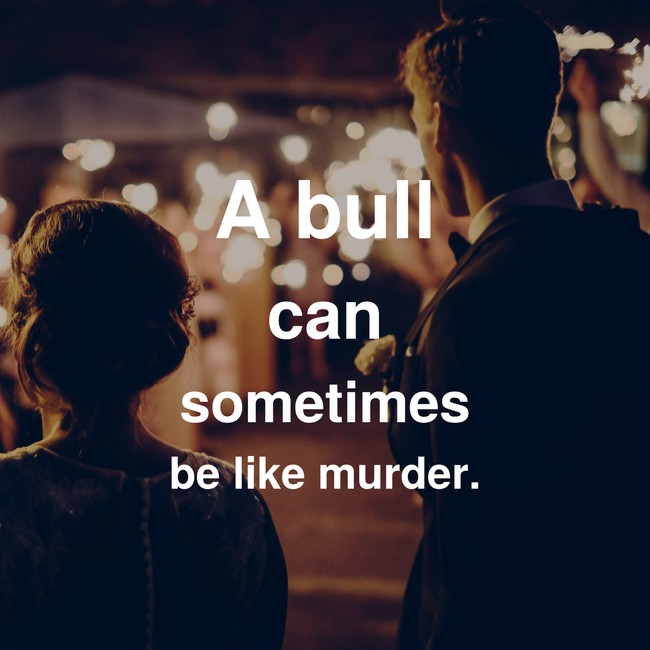
#> input picture training_images/aXm3880xjU.jpg, 650 x 650 px; its folder holds only this picture in this run
$ python text_recognition.py   (older library calls are emulated)
#> lines starting #> are read from the running program, lines starting #| are printed output that depends on the picture
import os # seems a little risky importing all os methods
from skimage import io # For input/output processing
import matplotlib.pyplot as plt

images = os.listdir("../training_images")
# os.fspath(images[0])

singleImageFilePath = "../training_images/"+images[0]


singleImageNumericDataArray = io.imread(singleImageFilePath, as_grey=True)
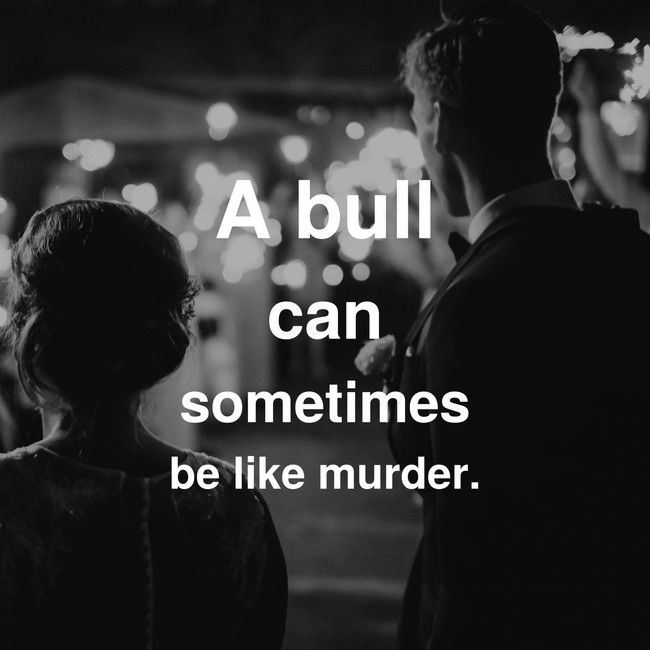
#> singleImageNumericDataArray: shape (650, 650) float64; min 0.00198, max 1, mean 0.186

plt.figure(figsize=(4,4))
plt.imshow(singleImageNumericDataArray, cmap='gray', interpolation='nearest')
plt.tight_layout()
plt.show()

$ run again, on training_images/aXm9694xjU.jpg
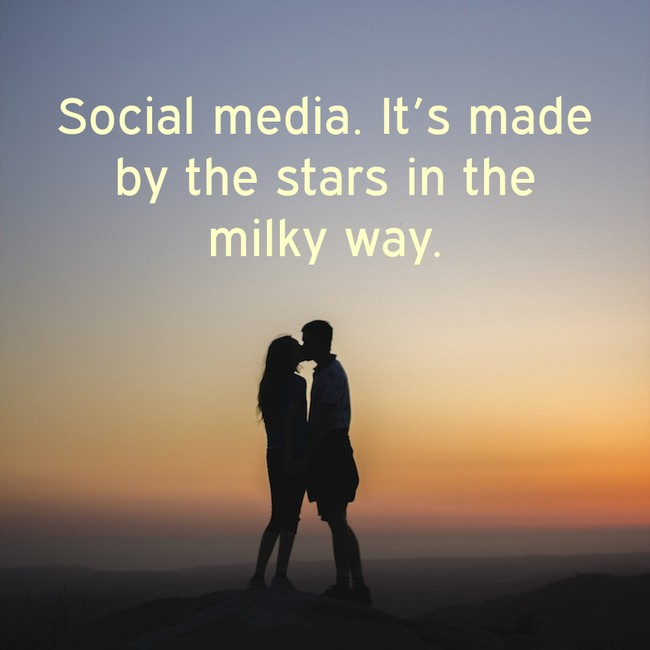
#> input picture training_images/aXm9694xjU.jpg, 650 x 650 px
#> `singleImageNumericDataArray = io.imread(singleImageFilePath, as_grey=T..`:
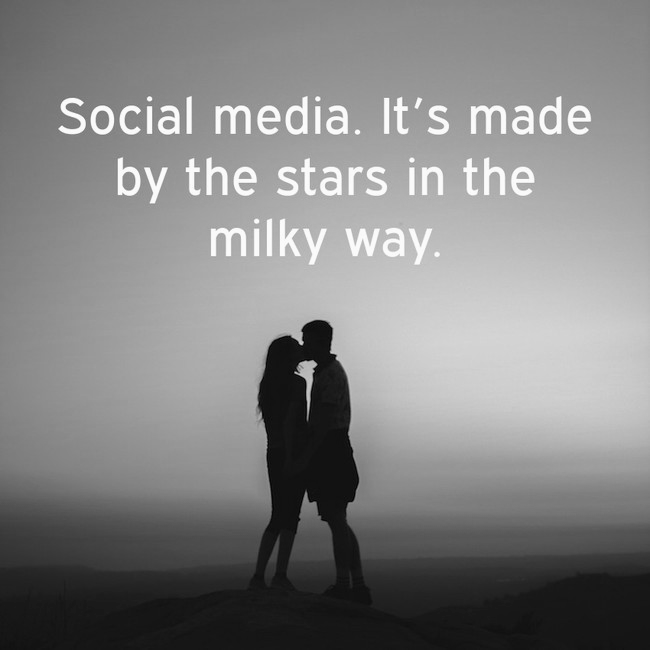
#> singleImageNumericDataArray: shape (650, 650) float64; min 0.0025, max 0.995, mean 0.52

$ run again, on training_images/aXm9808xjU.jpg
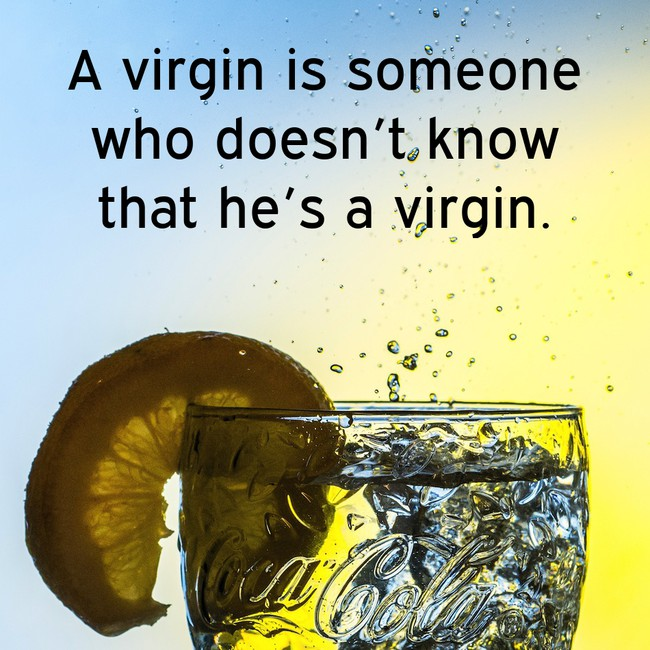
#> input picture training_images/aXm9808xjU.jpg, 650 x 650 px
#> `singleImageNumericDataArray = io.imread(singleImageFilePath, as_grey=T..`:
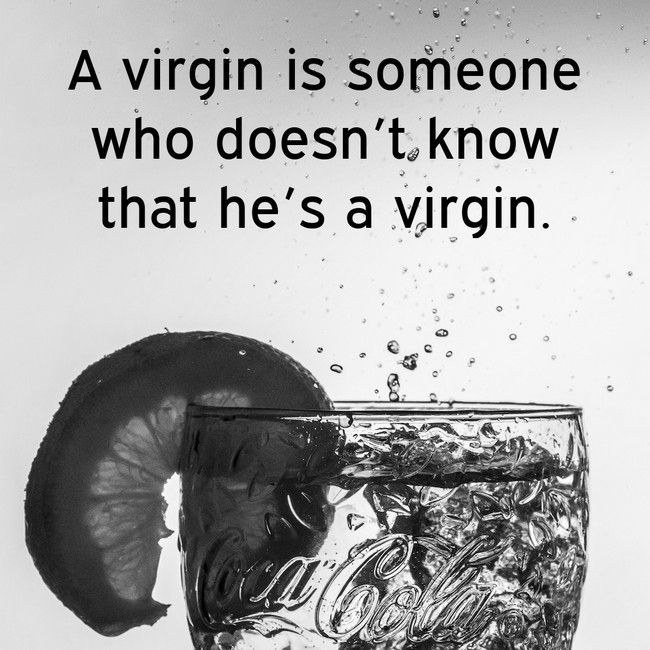
#> singleImageNumericDataArray: shape (650, 650) float64; min 0, max 1, mean 0.671
